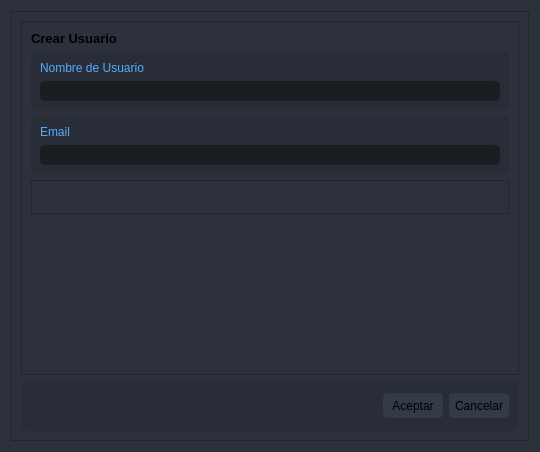
<?xml version="1.0" encoding="UTF-8"?>
<ui version="4.0">
 <class>Dialog</class>
 <widget class="QDialog" name="Dialog">
  <property name="geometry">
   <rect>
    <x>0</x>
    <y>0</y>
    <width>540</width>
    <height>452</height>
   </rect>
  </property>
  <property name="windowTitle">
   <string>Dialog</string>
  </property>
  <property name="styleSheet">
   <string notr="true">background-color: rgb(44, 49, 60);</string>
  </property>
  <layout class="QVBoxLayout" name="verticalLayout">
   <item>
    <widget class="QFrame" name="bg">
     <property name="styleSheet">
      <string notr="true">/* LINE EDIT */
background-color: rgb(44, 49, 60);
color: rgb(85, 170, 255);
QLineEdit {
	background-color: rgb(27, 29, 35);
	border-radius: 5px;
	border: 2px solid rgb(27, 29, 35);
	padding-left: 10px;
}
QLineEdit:hover {
	border: 2px solid rgb(64, 71, 88);
}
QLineEdit:focus {
	border: 2px solid rgb(91, 101, 124);
}

/* SCROLL BARS */
QScrollBar:horizontal {
    border: none;
    background: rgb(52, 59, 72);
    height: 14px;
    margin: 0px 21px 0 21px;
	border-radius: 0px;
}
QScrollBar::handle:horizontal {
    background: rgb(85, 170, 255);
    min-width: 25px;
	border-radius: 7px
}
QScrollBar::add-line:horizontal {
    border: none;
    background: rgb(55, 63, 77);
    width: 20px;
	border-top-right-radius: 7px;
    border-bottom-right-radius: 7px;
    subcontrol-position: right;
    subcontrol-origin: margin;
}
QScrollBar::sub-line:horizontal {
    border: none;
    background: rgb(55, 63, 77);
    width: 20px;
	border-top-left-radius: 7px;
    border-bottom-left-radius: 7px;
    subcontrol-position: left;
    subcontrol-origin: margin;
}
QScrollBar::up-arrow:horizontal, QScrollBar::down-arrow:horizontal
{
     background: none;
}
QScrollBar::add-page:horizontal, QScrollBar::sub-page:horizontal
{
     background: none;
}
 QScrollBar:vertical {
	border: none;
    background: rgb(52, 59, 72);
    width: 14px;
    margin: 21px 0 21px 0;
	border-radius: 0px;
 }
 QScrollBar::handle:vertical {	
	background: rgb(85, 170, 255);
    min-height: 25px;
	border-radius: 7px
 }
 QScrollBar::add-line:vertical {
     border: none;
    background: rgb(55, 63, 77);
     height: 20px;
	border-bottom-left-radius: 7px;
    border-bottom-right-radius: 7px;
     subcontrol-position: bottom;
     subcontrol-origin: margin;
 }
 QScrollBar::sub-line:vertical {
	border: none;
    background: rgb(55, 63, 77);
     height: 20px;
	border-top-left-radius: 7px;
    border-top-right-radius: 7px;
     subcontrol-position: top;
     subcontrol-origin: margin;
 }
 QScrollBar::up-arrow:vertical, QScrollBar::down-arrow:vertical {
     background: none;
 }

 QScrollBar::add-page:vertical, QScrollBar::sub-page:vertical {
     background: none;
 }

/* CHECKBOX */
QCheckBox::indicator {
    border: 3px solid rgb(52, 59, 72);
	width: 15px;
	height: 15px;
	border-radius: 10px;
    background: rgb(44, 49, 60);
}
QCheckBox::indicator:hover {
    border: 3px solid rgb(58, 66, 81);
}
QCheckBox::indicator:checked {
    background: 3px solid rgb(52, 59, 72);
	border: 3px solid rgb(52, 59, 72);	
	background-image: url(:/16x16/icons/16x16/cil-check-alt.png);
}

/* RADIO BUTTON */
QRadioButton::indicator {
    border: 3px solid rgb(52, 59, 72);
	width: 15px;
	height: 15px;
	border-radius: 10px;
    background: rgb(44, 49, 60);
}
QRadioButton::indicator:hover {
    border: 3px solid rgb(58, 66, 81);
}
QRadioButton::indicator:checked {
    background: 3px solid rgb(94, 106, 130);
	border: 3px solid rgb(52, 59, 72);	
}

/* COMBOBOX */
QComboBox{
	background-color: rgb(27, 29, 35);
	border-radius: 5px;
	border: 2px solid rgb(27, 29, 35);
	padding: 5px;
	padding-left: 10px;
}
QComboBox:hover{
	border: 2px solid rgb(64, 71, 88);
}
QComboBox::drop-down {
	subcontrol-origin: padding;
	subcontrol-position: top right;
	width: 25px; 
	border-left-width: 3px;
	border-left-color: rgba(39, 44, 54, 150);
	border-left-style: solid;
	border-top-right-radius: 3px;
	border-bottom-right-radius: 3px;	
	background-image: url(:/16x16/icons/16x16/cil-arrow-bottom.png);
	background-position: center;
	background-repeat: no-reperat;
 }
QComboBox QAbstractItemView {
	color: rgb(85, 170, 255);	
	background-color: rgb(27, 29, 35);
	padding: 10px;
	selection-background-color: rgb(39, 44, 54);
}

/* SLIDERS */
QSlider::groove:horizontal {
    border-radius: 9px;
    height: 18px;
	margin: 0px;
	background-color: rgb(52, 59, 72);
}
QSlider::groove:horizontal:hover {
	background-color: rgb(55, 62, 76);
}
QSlider::handle:horizontal {
    background-color: rgb(85, 170, 255);
    border: none;
    height: 18px;
    width: 18px;
    margin: 0px;
	border-radius: 9px;
}
QSlider::handle:horizontal:hover {
    background-color: rgb(105, 180, 255);
}
QSlider::handle:horizontal:pressed {
    background-color: rgb(65, 130, 195);
}

QSlider::groove:vertical {
    border-radius: 9px;
    width: 18px;
    margin: 0px;
	background-color: rgb(52, 59, 72);
}
QSlider::groove:vertical:hover {
	background-color: rgb(55, 62, 76);
}
QSlider::handle:vertical {
    background-color: rgb(85, 170, 255);
	border: none;
    height: 18px;
    width: 18px;
    margin: 0px;
	border-radius: 9px;
}
QSlider::handle:vertical:hover {
    background-color: rgb(105, 180, 255);
}
QSlider::handle:vertical:pressed {
    background-color: rgb(65, 130, 195);
}

</string>
     </property>
     <property name="frameShape">
      <enum>QFrame::StyledPanel</enum>
     </property>
     <property name="frameShadow">
      <enum>QFrame::Raised</enum>
     </property>
     <layout class="QVBoxLayout" name="verticalLayout_2" stretch="5,1">
      <item>
       <widget class="QFrame" name="contentFrame">
        <property name="styleSheet">
         <string notr="true"/>
        </property>
        <property name="frameShape">
         <enum>QFrame::StyledPanel</enum>
        </property>
        <property name="frameShadow">
         <enum>QFrame::Raised</enum>
        </property>
        <layout class="QVBoxLayout" name="verticalLayout_5">
         <item>
          <widget class="QLabel" name="label_4">
           <property name="font">
            <font>
             <pointsize>10</pointsize>
             <weight>75</weight>
             <bold>true</bold>
            </font>
           </property>
           <property name="text">
            <string>Crear Usuario</string>
           </property>
          </widget>
         </item>
         <item>
          <widget class="QFrame" name="frame">
           <property name="styleSheet">
            <string notr="true">background-color: rgb(41, 45, 56);
border-radius: 5px;
</string>
           </property>
           <property name="frameShape">
            <enum>QFrame::StyledPanel</enum>
           </property>
           <property name="frameShadow">
            <enum>QFrame::Raised</enum>
           </property>
           <layout class="QVBoxLayout" name="verticalLayout_3">
            <item>
             <widget class="QLabel" name="label">
              <property name="maximumSize">
               <size>
                <width>16777215</width>
                <height>25</height>
               </size>
              </property>
              <property name="styleSheet">
               <string notr="true">color: rgb(85, 170, 255);</string>
              </property>
              <property name="text">
               <string>Nombre de Usuario</string>
              </property>
             </widget>
            </item>
            <item>
             <widget class="QLineEdit" name="usernameLineEdit">
              <property name="styleSheet">
               <string notr="true">QLineEdit {
	background-color: rgb(27, 29, 35);
	border-radius: 5px;
	border: 2px solid rgb(27, 29, 35);
	padding-left: 10px;
}
QLineEdit:hover {
	border: 2px solid rgb(64, 71, 88);
}
QLineEdit:focus {
	border: 2px solid rgb(91, 101, 124);
}</string>
              </property>
             </widget>
            </item>
           </layout>
          </widget>
         </item>
         <item>
          <widget class="QFrame" name="frame_2">
           <property name="styleSheet">
            <string notr="true">background-color: rgb(41, 45, 56);
border-radius: 5px;
</string>
           </property>
           <property name="frameShape">
            <enum>QFrame::StyledPanel</enum>
           </property>
           <property name="frameShadow">
            <enum>QFrame::Raised</enum>
           </property>
           <layout class="QVBoxLayout" name="verticalLayout_4">
            <item>
             <widget class="QLabel" name="label_2">
              <property name="maximumSize">
               <size>
                <width>16777215</width>
                <height>25</height>
               </size>
              </property>
              <property name="styleSheet">
               <string notr="true">color: rgb(85, 170, 255);</string>
              </property>
              <property name="text">
               <string>Email</string>
              </property>
             </widget>
            </item>
            <item>
             <widget class="QLineEdit" name="emailLineEdit">
              <property name="styleSheet">
               <string notr="true">QLineEdit {
	background-color: rgb(27, 29, 35);
	border-radius: 5px;
	border: 2px solid rgb(27, 29, 35);
	padding-left: 10px;
}
QLineEdit:hover {
	border: 2px solid rgb(64, 71, 88);
}
QLineEdit:focus {
	border: 2px solid rgb(91, 101, 124);
}</string>
              </property>
             </widget>
            </item>
           </layout>
          </widget>
         </item>
         <item>
          <widget class="QFrame" name="frame_3">
           <property name="frameShape">
            <enum>QFrame::StyledPanel</enum>
           </property>
           <property name="frameShadow">
            <enum>QFrame::Raised</enum>
           </property>
           <layout class="QVBoxLayout" name="verticalLayout_6">
            <item>
             <widget class="QLabel" name="errorLabel">
              <property name="enabled">
               <bool>true</bool>
              </property>
              <property name="styleSheet">
               <string notr="true">color: rgb(190, 2, 2);
</string>
              </property>
              <property name="text">
               <string/>
              </property>
              <property name="alignment">
               <set>Qt::AlignCenter</set>
              </property>
              <property name="wordWrap">
               <bool>true</bool>
              </property>
             </widget>
            </item>
           </layout>
          </widget>
         </item>
         <item>
          <spacer name="verticalSpacer">
           <property name="orientation">
            <enum>Qt::Vertical</enum>
           </property>
           <property name="sizeHint" stdset="0">
            <size>
             <width>20</width>
             <height>104</height>
            </size>
           </property>
          </spacer>
         </item>
        </layout>
       </widget>
      </item>
      <item>
       <widget class="QFrame" name="btnsFrame">
        <property name="minimumSize">
         <size>
          <width>0</width>
          <height>50</height>
         </size>
        </property>
        <property name="maximumSize">
         <size>
          <width>16777215</width>
          <height>50</height>
         </size>
        </property>
        <property name="styleSheet">
         <string notr="true">background-color: rgb(41, 45, 56);
border-radius: 5px;
</string>
        </property>
        <property name="frameShape">
         <enum>QFrame::StyledPanel</enum>
        </property>
        <property name="frameShadow">
         <enum>QFrame::Raised</enum>
        </property>
        <layout class="QHBoxLayout" name="horizontalLayout">
         <property name="leftMargin">
          <number>0</number>
         </property>
         <property name="topMargin">
          <number>0</number>
         </property>
         <property name="rightMargin">
          <number>10</number>
         </property>
         <property name="bottomMargin">
          <number>0</number>
         </property>
         <item>
          <spacer name="horizontalSpacer">
           <property name="orientation">
            <enum>Qt::Horizontal</enum>
           </property>
           <property name="sizeHint" stdset="0">
            <size>
             <width>108</width>
             <height>20</height>
            </size>
           </property>
          </spacer>
         </item>
         <item>
          <widget class="QPushButton" name="acceptBtn">
           <property name="minimumSize">
            <size>
             <width>60</width>
             <height>25</height>
            </size>
           </property>
           <property name="styleSheet">
            <string notr="true">QPushButton {
	border: 2px solid rgb(52, 59, 72);
	border-radius: 5px;	
	background-color: rgb(52, 59, 72);
}
QPushButton:hover {
	background-color: rgb(57, 65, 80);
	border: 2px solid rgb(61, 70, 86);
}
QPushButton:pressed {	
	background-color: rgb(35, 40, 49);
	border: 2px solid rgb(43, 50, 61);
}</string>
           </property>
           <property name="text">
            <string>Aceptar</string>
           </property>
          </widget>
         </item>
         <item>
          <widget class="QPushButton" name="cancelBtn">
           <property name="minimumSize">
            <size>
             <width>60</width>
             <height>25</height>
            </size>
           </property>
           <property name="styleSheet">
            <string notr="true">QPushButton {
	border: 2px solid rgb(52, 59, 72);
	border-radius: 5px;	
	background-color: rgb(52, 59, 72);
}
QPushButton:hover {
	background-color: rgb(57, 65, 80);
	border: 2px solid rgb(61, 70, 86);
}
QPushButton:pressed {	
	background-color: rgb(35, 40, 49);
	border: 2px solid rgb(43, 50, 61);
}</string>
           </property>
           <property name="text">
            <string>Cancelar</string>
           </property>
          </widget>
         </item>
        </layout>
       </widget>
      </item>
     </layout>
    </widget>
   </item>
  </layout>
 </widget>
 <resources/>
 <connections/>
</ui>
